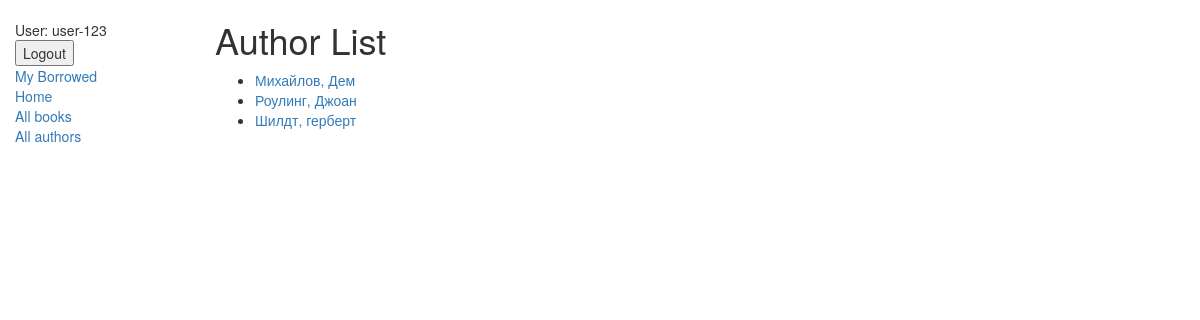
/catalog/authors/ (signed in), run on the app's committed database.
### catalog/models.py (models this page shows)
class Author(models.Model):
    first_name = models.CharField(max_length=100)
    last_name = models.CharField(max_length=100)
    date_of_birth = models.DateField(null=True, blank=True)
    date_of_death = models.DateField('Died', null=True, blank=True)
    def get_absolute_url(self):
        return reverse('author-detail', args=[str(self.id)])
    def __str__(self):
        return '%s, %s' % (self.last_name, self.first_name)
    class Meta:
        ordering = ['last_name', 'first_name']

### catalog/views.py (the view)
class AuthorListView(generic.ListView):
    model = Author
    paginate_by = 10

### catalog/templates/catalog/author_list.html (shortened to what this page needs)
{% extends "base_generic.html" %}
{% block content %}
    <h1>Author List</h1>
    {% if author_list %}
    <ul>
      {% for author in author_list %}
      <li>
        <a href="{{ author.get_absolute_url }}">{{ author }}</a>
      </li>
      {% endfor %}
    </ul>
    {% else %}
      <p>There are no authors in the library.</p>
    {% endif %}
{% endblock %}

### catalog/templates/base_generic.html (shortened to what this page needs)
<!doctype html>
<html lang="en">
  <head>
    <link
      rel="stylesheet"
      href="https://maxcdn.bootstrapcdn.com/bootstrap/3.3.7/css/bootstrap.min.css" />
    {% load static %}
    <link rel="stylesheet" href="{% static 'css/styles.css' %}" />
  </head>
  <body>
    <div class="container-fluid">
      <div class="row">
        <div class="col-sm-2">
          {% block sidebar %}
            <ul class="sidebar-nav">
              {% if user.is_authenticated %}
                <li>User: {{ user.get_username }}</li>
                <li>
                  <form method="post" action="{% url 'logout' %}">
                    <input type="submit" value="Logout">
                  </form>
                </li>
              {% else %}
                <li><a href="{% url 'login'%}?next={{request.path}}">Login</a></li>
              {% endif %}
              {% if perms.catalog.can_mark_returned %}
                <li><a href="{% url 'my-borrowed' %}">All Borrowed</a></li>
              {%else%}
                <li><a href="{% url 'my-borrowed' %}">My Borrowed</a></li>
              {%endif%}
              <li><a href="{% url 'index' %}">Home</a></li>
              <li><a href="{% url 'books' %}">All books</a></li>
              <li><a href="{% url 'authors' %}">All authors</a></li>
            </ul>
          {% endblock %}
        </div>
        <div class="col-sm-10 ">
          {% block content %}{% endblock %}
        </div>
      </div>
    </div>
  </body>
</html>

### catalog/static/css/styles.css (style rules this page uses)
.sidebar-nav { margin-top: 20px; padding: 0; list-style: none; }

### data on the page
Author: last_name+first_name "Михайлов, Дем"
Author: last_name+first_name "Роулинг, Джоан"
Author: last_name+first_name "Шилдт, герберт"

### other printed values
{{ user.get_username }} "user-123"
